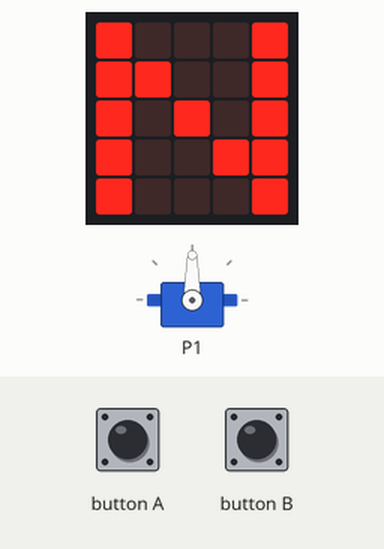
Simulated run of this program. Board: BBC micro:bit (MakeCode). Parts: servo, the board's 5×5 LED display. Inputs (shaded band) come from the test bench.

Above: at 1.2 s.
1.3 s: button A pressed for 0.15 s
At 2.5 s:
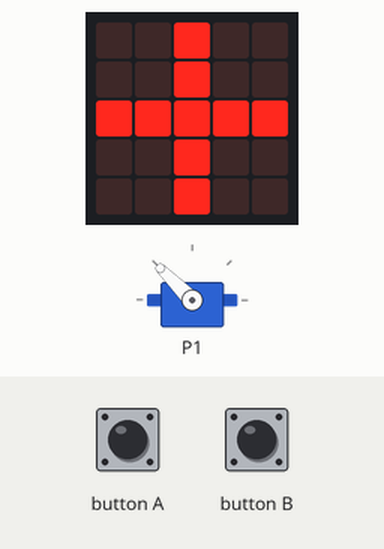
3.1 s: button A pressed for 0.15 s
At 4.3 s:
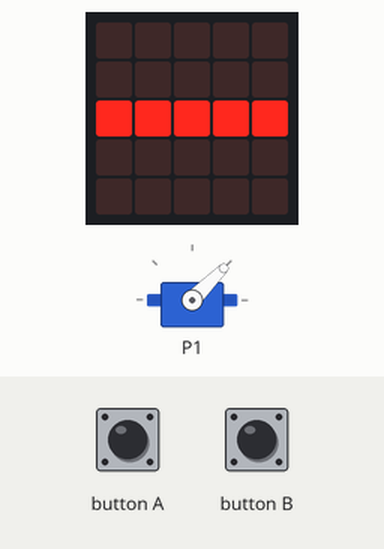
4.8 s: button B pressed for 0.15 s
At 4.99 s:
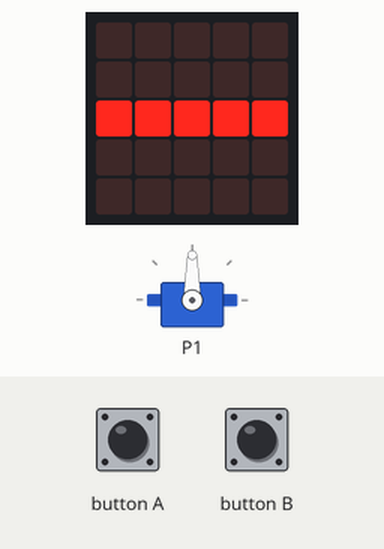
6.5 s: button A pressed 5 times (0.12 s each, 0.3 s apart)
At 7.37 s:
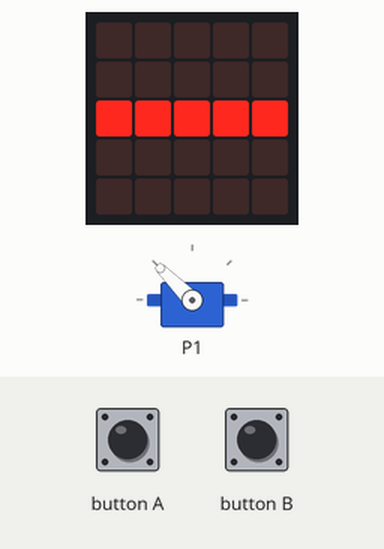
9.5 s: button B pressed for 0.15 s
At 10.3 s:
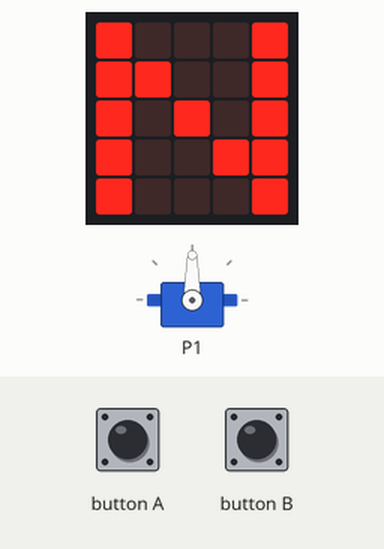
Timing chart, 0 to 12.1 s (numbered marks = the images above; inputs shaded):
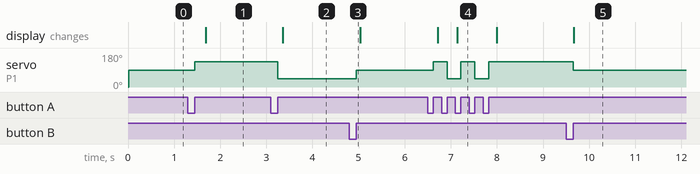

The program:

main.ts
```typescript
input.onButtonPressed(Button.A, function () {
    moter()
})
function test () {
    for (let カウンター = 0; カウンター <= 4; カウンター++) {
        servos.P1.setAngle(40 * カウンター)
        basic.pause(2000)
    }
}
input.onButtonPressed(Button.B, function () {
    servos.P1.setAngle(90)
    direction = 0
})
function moter () {
    servos.P1.stop()
    if (direction == 0) {
        direction = 1
    } else {
        direction = direction * -1
    }
    servos.P1.setAngle(90 + angle * direction)
}
function beep (数値: number) {
    music.playTone(数値 * 3 + 200, music.beat(BeatFraction.Whole))
}
let direction = 0
let angle = 0
pins.setAudioPin(AnalogPin.P0)
angle = 45
direction = 0
servos.P1.setStopOnNeutral(false)
servos.P1.setPulse(500)
servos.P1.run(50)
servos.P1.setAngle(90)
basic.forever(function () {
    if (direction == 1) {
        basic.showLeds(`
            . . # . .
            . . # . .
            # # # # #
            . . # . .
            . . # . .
            `)
    } else {
        if (direction == -1) {
            basic.showLeds(`
                . . . . .
                . . . . .
                # # # # #
                . . . . .
                . . . . .
                `)
        } else {
            basic.showLeds(`
                # . . . #
                # # . . #
                # . # . #
                # . . # #
                # . . . #
                `)
        }
    }
})
```

test.ts
```typescript
// テストはここに来ます。このパッケージが拡張機能として使用されるときにはコンパイルされません。
```

Measured:
- after the input at 1.3 s, servo on P1: 90° → 135° after 0.15 s; the display: changes after 0.38 s (image 1)
- after the input at 3.1 s, servo on P1: 135° → 45° after 0.15 s; the display: changes after 0.26 s (image 2)
- after the input at 4.8 s, servo on P1: 45° → 90° after 0.15 s
- after the input at 6.5 s, servo on P1: alternates 135° for 0.30 s and 45° for 0.30 s, 5 changes in all, then stays 135°, starting after 0.12 s; the display: first changes after 0.22 s (image 4 shows a later state)
- after the input at 9.5 s, servo on P1: 135° → 90° after 0.15 s; the display: changes after 0.16 s (image 5)
